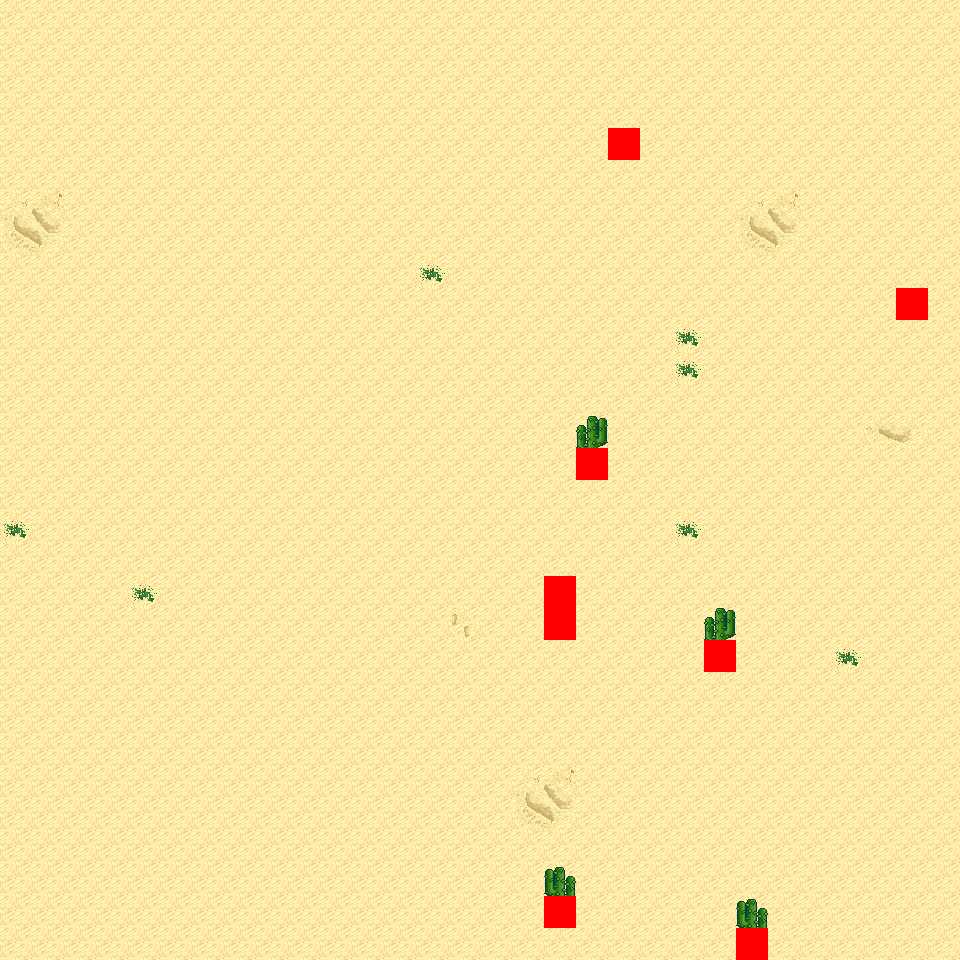

A level layout from a 2D game, rendered from its tile map. Below: a short description, then the map file with tile-grid data replaced by summaries:
An orthogonal 30x30 tile map with 32x32 px tiles, 6 tile layers (Ground, Object, Object2, Above, ...), 8 tilesets and 3 objects (3x mapExit).

<map version="1.0" orientation="orthogonal" renderorder="right-down" width="30" height="30" tilewidth="32" tileheight="32" nextobjectid="4">
  <tileset firstgid="1" name="tileset_logic_collision" tilewidth="32" tileheight="32" tilecount="1" columns="1">
    <image source="../drawable/tileset_logic_collision.png" width="32" height="32" />
  </tileset>
  <tileset firstgid="2" name="tileset_ground_ground" tilewidth="32" tileheight="32" tilecount="33" columns="3">
    <image source="../drawable/tileset_ground_ground.png" width="96" height="352" />
  </tileset>
  <tileset firstgid="35" name="tileset_ground_ridge_earth_pale" tilewidth="32" tileheight="32" tilecount="96" columns="12">
    <image source="../drawable/tileset_ground_ridge_earth_pale.png" width="384" height="256" />
  </tileset>
  <tileset firstgid="131" name="tileset_ground_ridge_earth_dark" tilewidth="32" tileheight="32" tilecount="96" columns="12">
    <image source="../drawable/tileset_ground_ridge_earth_dark.png" width="384" height="256" />
  </tileset>
  <tileset firstgid="227" name="tileset_terrain_desert" tilewidth="32" tileheight="32" tilecount="88" columns="8">
    <image source="../drawable/tileset_terrain_desert.png" width="256" height="352" />
  </tileset>
  <tileset firstgid="315" name="tileset_plant_tree_tree_darkgreen" tilewidth="32" tileheight="32" tilecount="88" columns="8">
    <image source="../drawable/tileset_plant_tree_tree_darkgreen.png" width="256" height="352" />
  </tileset>
  <tileset firstgid="403" name="tileset_ground_sand_2" tilewidth="32" tileheight="32" tilecount="15" columns="5">
    <image source="../drawable/tileset_ground_sand_2.png" width="160" height="96" />
  </tileset>
  <tileset firstgid="418" name="tileset_plant_cactus_2" tilewidth="32" tileheight="32" tilecount="10" columns="5">
    <image source="../drawable/tileset_plant_cactus_2.png" width="160" height="64" />
  </tileset>
  <layer name="Ground" width="30" height="30">
    <data>[900 cells, 900 non-empty, 9 distinct tile ids]</data>
  </layer>
  <layer name="Object" width="30" height="30">
    <data>[900 cells, 8 non-empty, 3 distinct tile ids]</data>
  </layer>
  <layer name="Object2" width="30" height="30">
    <data>[900 cells, 0 non-empty, 0 distinct tile ids]</data>
  </layer>
  <layer name="Above" width="30" height="30">
    <data>[900 cells, 4 non-empty, 2 distinct tile ids]</data>
  </layer>
  <layer name="Above2" width="30" height="30">
    <data>[900 cells, 0 non-empty, 0 distinct tile ids]</data>
  </layer>
  <layer name="Walkable" width="30" height="30">
    <data>[900 cells, 8 non-empty, 1 distinct tile ids]</data>
  </layer>
  <objectgroup name="MapEvents">
    <object id="1" name="south" type="mapExit" x="0" y="928" width="736" height="32">
      <properties>
        <property name="map" value="level_0_x38_y146" />
        <property name="x" value="0" />
        <property name="y" value="1" />
      </properties>
    </object>
    <object id="2" name="south2" type="mapExit" x="768" y="928" width="192" height="32">
      <properties>
        <property name="map" value="level_0_x38_y146" />
        <property name="x" value="24" />
        <property name="y" value="1" />
      </properties>
    </object>
    <object id="3" name="west" type="mapExit" x="0" y="0" width="32" height="960">
      <properties>
        <property name="map" value="level_0_x37_y145" />
        <property name="x" value="28" />
        <property name="y" value="0" />
      </properties>
    </object>
  </objectgroup>
</map>
